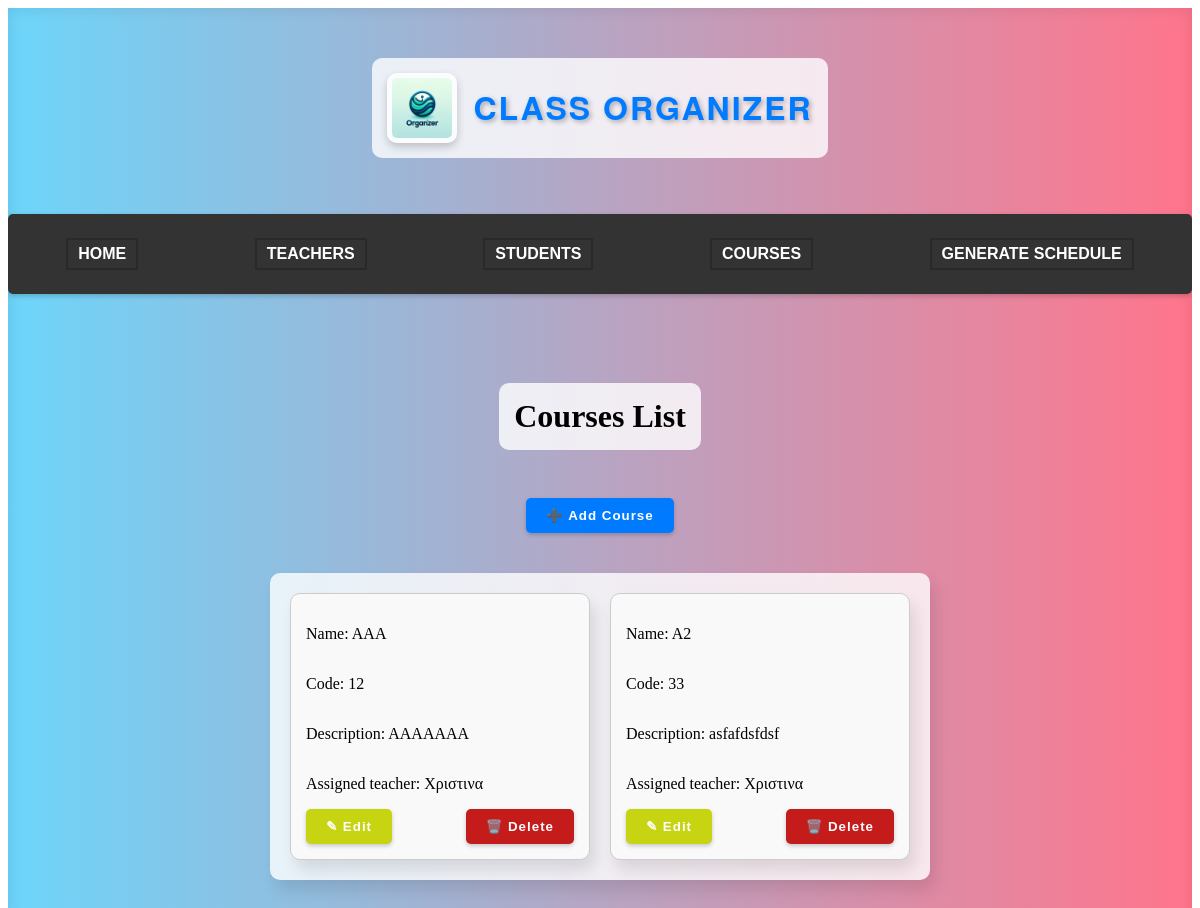
The page /classapp/course/ on the database as committed earlier.
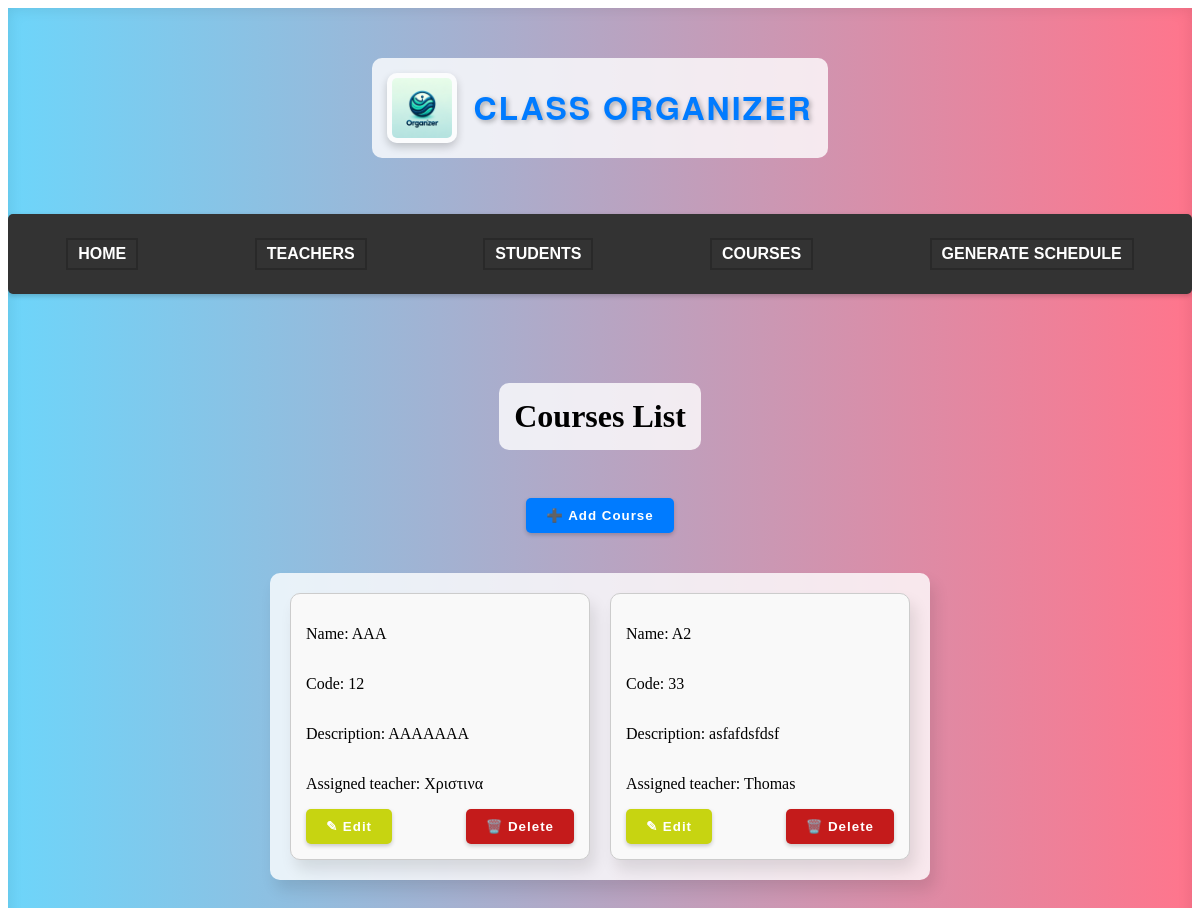
The same page on the database as committed later.
### classapp/models.py (models this page shows)
class Course(models.Model):
    course_id = models.AutoField(primary_key=True) #primary key
    name = models.CharField(max_length=50)
    code = models.CharField(max_length=50)
    description = models.CharField(max_length=50)
    teacher = models.ForeignKey(Teacher, on_delete=models.CASCADE)

class Teacher(models.Model):
    teacher_id = models.AutoField(primary_key=True) #primary key
    name = models.CharField(max_length=50)
    last_name = models.CharField(max_length=50)
    phone = models.CharField(max_length=50)
    working_days = models.CharField(max_length=50, default='')

### classapp/views.py (the view, shortened to what this page needs)
# urls.py: path('course/', views.course, name='course'),
def course(request):
    data = Course.objects.all()
    context = {'data': data}
    return render(request, 'course.html', context)

### classapp/templates/course.html (shortened to what this page needs)
<!DOCTYPE html>
<html lang="en">
<head>
    {% load static %}
    <link rel="stylesheet" href=" {% static 'style.css' %} ">
</head>
<body>
    <div class="main-container">
        <header>
            <img src="{% static 'classorganizerlogo.png' %}" alt="Logo" class="logo">
            <h1 class="siteTitle">Class Organizer</h1>
        </header>
        <nav class="navbar">
            <ul class="navbar-nav">
                <li class="nav-item"><a href="{% url 'home' %}">Home</a></li>
                <li class="nav-item"><a href="{% url 'teacher' %}">Teachers</a></li>
                <li class="nav-item"><a href="{% url 'student' %}">Students</a></li>
                <li class="nav-item"><a href="{% url 'course' %}">Courses</a></li>
                <li class="nav-item"><a href="{% url 'schedule' %}">Generate Schedule</a></li>
            </ul>
        </nav>
        <h1>Courses List</h1>
        <button class="add_course_btn" type="submit" onclick="window.location.href='addcourse/'">➕ Add Course</button>
        <div class="students-container">
            {% for course in data %}
            <div class="student-box">
                <p>Name: {{ course.name }}</p>
                <p>Code: {{ course.code }}</p>
                <p>Description: {{ course.description }}</p>
                <p>Assigned teacher: {{ course.teacher.name }}</p>
                <div class="button-container">
                    <button class="edit_course_btn" type="button" onclick="window.location.href='{% url "editcourse" course.course_id %}'">✎ Edit</button>
                    <button class="delete_course_btn" type="button" onclick="window.location.href='{% url "deletecourse" course.course_id %}'">🗑️ Delete</button>
                </div>
            </div>
            {% endfor %}
        </div>
</body>
</html>

Rows that differ between the two databases and show on the page:
changed Course "asfafdsfdsf": teacher.name "Χριστινα" → "Thomas"
